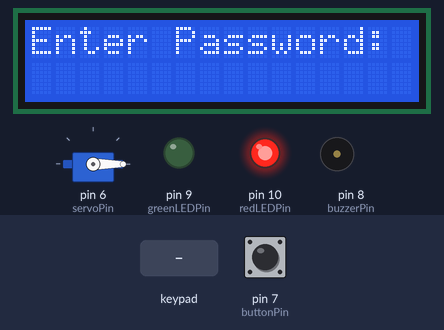
Bench run of a sketch on a simulated Arduino Uno, built with avr-gcc and run on an emulated ATmega328P. Parts: 16×2 character LCD, servo, output pins drawn as LEDs (lit = HIGH), buzzer (waves = sounding, pin HIGH). Inputs (shaded band) come from the test bench; at power-on: pin 7 (buttonPin) HIGH. What the sketch prints to the serial monitor is not drawn.

Above: at 1.2 s.
1.3 s: keypad keys 1 2 3 4 # pressed 0.4 s apart
At 1.5 s:
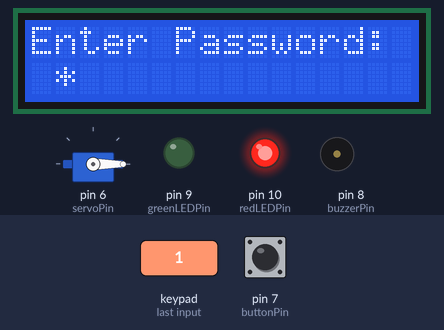
At 3.3 s:
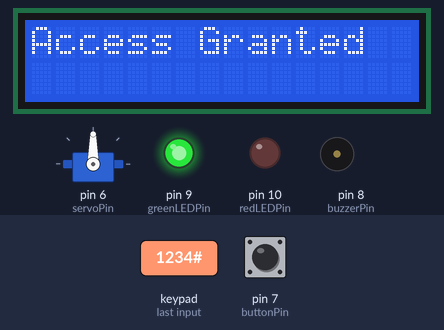
Timing chart, 0 to 9.4 s (numbered marks = the images above; inputs shaded):
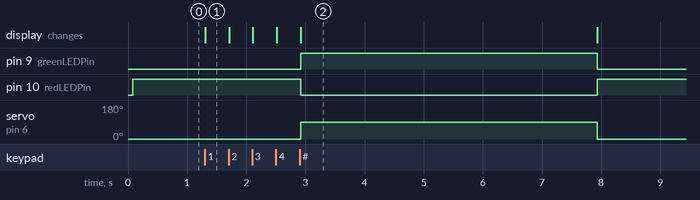

The sketch:

Arduino_Password-Protected_Door_Lock_System.ino
```cpp
#include <Keypad.h>
#include <LiquidCrystal_I2C.h>
#include <Servo.h>

// Define the keypad
const byte ROWS = 4; // Four rows
const byte COLS = 3; // Three columns
char keys[ROWS][COLS] = {
  {'1','2','3'},
  {'4','5','6'},
  {'7','8','9'},
  {'*','0','#'}
};

byte rowPins[ROWS] = {5, 4, 3, 2}; // Connect to the row pinouts of the keypad
byte colPins[COLS] = {A3, A2, A1}; // Connect to the column pinouts of the keypad

Keypad keypad = Keypad(makeKeymap(keys), rowPins, colPins, ROWS, COLS);

// Define the LCD
LiquidCrystal_I2C lcd(0x27, 16, 2);

// Define the Servo
Servo servo;
int servoPin = 6;

// Define the Buzzer
int buzzerPin = 8;

// Define the LED pins
int greenLEDPin = 9;
int redLEDPin = 10;

// Define the Push Button
int buttonPin = 7;

// Define the password
String password = "1234";
String input = "";

// Variables to manage the door state
bool doorUnlocked = false;
unsigned long unlockTime = 0;
const unsigned long doorOpenDuration = 5000; // 5 seconds

void setup() {
  Serial.begin(9600); // Initialize Serial Monitor for debugging

  lcd.init();
  lcd.backlight();
  lcd.print("Enter Password:");

  servo.attach(servoPin);
  pinMode(buzzerPin, OUTPUT);
  pinMode(greenLEDPin, OUTPUT);
  pinMode(redLEDPin, OUTPUT);
  pinMode(buttonPin, INPUT_PULLUP); // Internal pull-up resistor for the button

  // Set initial state
  servo.write(0); // Locked position
  digitalWrite(greenLEDPin, LOW);
  digitalWrite(redLEDPin, HIGH);
}

void loop() {
  char key = keypad.getKey();
  bool buttonPressed = digitalRead(buttonPin) == LOW;

  // Check for button press to unlock door
  if (buttonPressed && !doorUnlocked) {
    unlockDoor();
  }

  // Check for keypad input
  if (key && !doorUnlocked) {
    Serial.print("Key pressed: ");
    Serial.println(key); // Print the key pressed to the Serial Monitor

    if (key == '#') {
      if (input == password) {
        unlockDoor();
      } else {
        lcd.clear();
        lcd.print("Wrong Password");
        tone(buzzerPin, 1000, 1000); // Beep the buzzer
        digitalWrite(greenLEDPin, LOW);
        digitalWrite(redLEDPin, HIGH);
        delay(2000);
        lcd.clear();
        lcd.print("Enter Password:");
      }
      input = ""; // Reset the input
    } else if (key != '*' && key != '#') {
      input += key;
      lcd.setCursor(input.length(), 1);
      lcd.print('*');
      Serial.print("Current input: ");
      Serial.println(input); // Print the current input to the Serial Monitor
    }
  }

  // Check if door needs to be locked after unlock duration
  if (doorUnlocked && (millis() - unlockTime > doorOpenDuration)) {
    lockDoor();
  }
}

void unlockDoor() {
  lcd.clear();
  lcd.print("Access Granted");
  servo.write(90); // Unlock position
  digitalWrite(greenLEDPin, HIGH);
  digitalWrite(redLEDPin, LOW);
  doorUnlocked = true;
  unlockTime = millis(); // Record the unlock time
}

void lockDoor() {
  lcd.clear();
  lcd.print("Enter Password:");
  servo.write(0); // Lock position
  digitalWrite(greenLEDPin, LOW);
  digitalWrite(redLEDPin, HIGH);
  doorUnlocked = false;
}
```

Measured:
- after the input at 1.3 s, pin 9 (greenLEDPin): LOW → HIGH after 1.6 s, → LOW 5.0 s later; pin 10 (redLEDPin): HIGH → LOW after 1.6 s, → HIGH 5.0 s later; servo on pin 6 (servoPin): 0° → 90° after 1.6 s, → 0° 5.0 s later; the display: changes at once (image 1)
